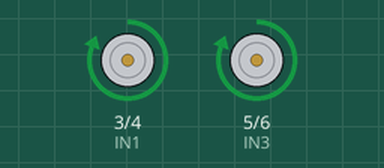
Recording of a sketch running on a simulated Arduino Uno, built with avr-gcc and run on an emulated ATmega328P. On the bench: motor-driver pin pairs drawn as motors (green arrow = first pin HIGH = forward, orange = second pin HIGH = backward, longer = more drive).

Above: at 0.5 s.
At 2.7 s:
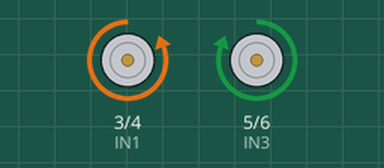
At 3.5 s:
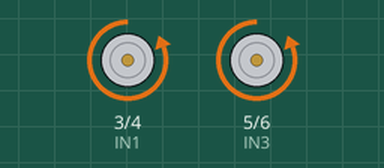
At 7.2 s:
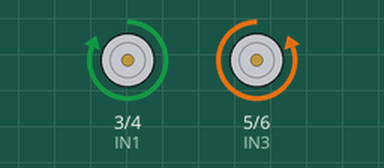
Timing chart, 0 to 7.8 s (numbered marks = the images above):
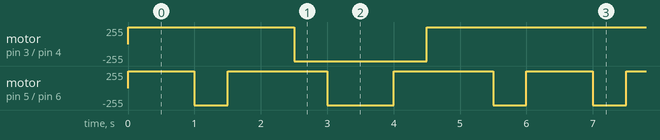

The sketch:

Car.ino
```cpp
//Stupid car with the use of a functions

const int IN1 = 3;
const int IN2 = 4;
const int IN3 = 5;
const int IN4 = 6;

void setup() {
  //set the pins to output mode
  pinMode (IN1, OUTPUT);
  pinMode (IN2, OUTPUT);
  pinMode (IN3, OUTPUT);
  pinMode (IN4, OUTPUT);
}


void motor1Forward () {
  digitalWrite(IN1, HIGH);
  digitalWrite(IN2, LOW);
}

void motor1Backward () {
  digitalWrite(IN1, LOW);
  digitalWrite(IN2, HIGH);
}

void motor1Stop () {
  digitalWrite(IN1, LOW);
  digitalWrite(IN2, LOW);
}

void motor2Forward () {
  digitalWrite(IN3, HIGH);
  digitalWrite(IN4, LOW);
}


void motor2Backward (){

  digitalWrite(IN3, LOW);
  digitalWrite(IN4, HIGH);
}

void motor2Stop () {
  digitalWrite(IN3, LOW);
  digitalWrite(IN4, LOW);
}

void Forward (){
  motor1Forward();
  motor2Forward();
}

void Backward(){
  motor1Backward();
  motor2Backward();
}

void Right() {
  motor1Forward();
  motor2Backward();
}

void Left () {
  motor1Backward();
  motor2Forward();
}

void Stop () {
  motor1Stop();
  motor2Stop();
}

void loop() {
  Forward();
  delay(1000);
  Right();
  delay(500);
  Forward();
  delay(1000);
  Left();
  delay(500);
  Backward();
  delay(1000);
  Left();
  delay(500);
  Forward();
  delay(1000);
  Right();
  delay(500);
}
```

Measured:
- by itself, motor on pin 3 (IN1) / pin 4 (IN2): repeats every 6.0 s: backward 255/255 2.0 s, forward 255/255 4.0 s
- by itself, motor on pin 5 (IN3) / pin 6 (IN4): repeats every 6.0 s: backward 255/255 0.50 s, forward 255/255 1.5 s, backward 255/255 1.0 s, forward 255/255 1.5 s, backward 255/255 0.50 s, forward 255/255 1.0 s
